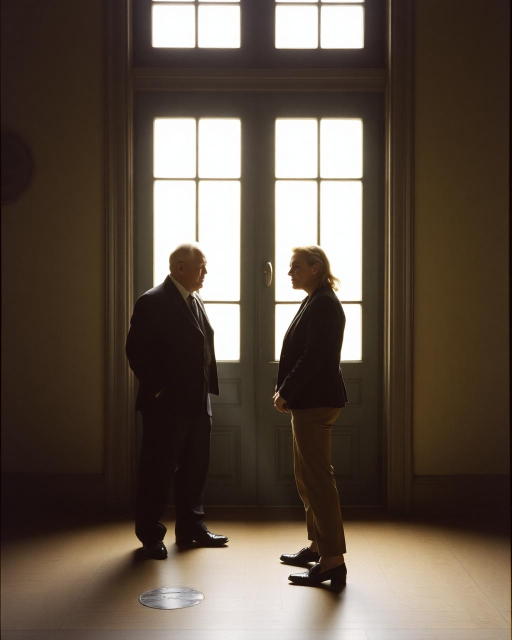
#> input picture client-2/src/assets/frame-window.jpg, 1024 x 1280 px (shown at 1/2 size)
$ python test_face_concurrency.py
#> lines starting #> are read from the running program, lines starting #| are printed output that depends on the picture
### ai_engine.py
"""Pretrained-only photo analysis: saliency -> AR reframe guide, CLIP ->
film-stock suggestion, CLIP + a linear head -> aesthetic score. No training,
nothing fine-tuned here -- every number below comes from a public checkpoint.

Two entry points, and the difference between them is persistence, not
computation. analyze() is the post-capture path: its aesthetic_score is
written to the replicated event log. preview() is the live-viewfinder
path used for guidance before the shutter (subject box, crop rectangle,
film-stock recommendation) -- it computes strictly more but writes
nothing, because it runs every couple of seconds against a frame nobody
has shot yet. See main.py's /analyze and /analyze/preview.

Runs on the same tier as worker.py: compute-heavy, tolerates seconds of
latency, offloaded to a thread per call (see main.py's /analyze handler) so
it never blocks this node's asyncio loop -- gossip and raft both depend on
that loop staying responsive on a tight (50ms) schedule.

Models used (all downloaded on first use into MODEL_DIR, then cached --
nothing is committed to the repo, see the .gitignore entry for models/):

1. Saliency: cv2.saliency.StaticSaliencySpectralResidual -- classical CV,
   ships inside opencv-contrib-python, no download, no learned weights.

2 & 4. CLIP ViT-B/32, exported to ONNX (opset int8-quantized) by Xenova
   from openai/clip-vit-base-patch32:
   https://huggingface.co/Xenova/clip-vit-base-patch32
   (onnx/vision_model_quantized.onnx ~89MB, onnx/text_model_quantized.onnx
   ~65MB, tokenizer.json). Quantized rather than fp32 (~352MB+254MB) to
   keep the edge-node footprint reasonable -- still the same pretrained
   OpenAI CLIP weights, just int8.

4. Aesthetic score: LAION's "aesthetic-predictor" v1, the ViT-B/32 linear
   head (nn.Linear(512, 1), trained on Simulacra Aesthetic Captions):
   https://github.com/LAION-AI/aesthetic-predictor
   (sa_0_4_vit_b_32_linear.pth, ~3KB). This is the *original* aesthetic-
   predictor repo, not the more commonly cited "improved-aesthetic-
   predictor" -- that one only ships ViT-L/14 (768-dim) heads, incompatible
   with our ViT-B/32 (512-dim) embeddings. The .pth is PyTorch's zip
   checkpoint format; rather than pull in torch as a runtime dependency to
   read one Linear layer, _load_aesthetic_head() reads the two raw float32
   buffers straight out of the zip (shapes (1,512) weight + (1,) bias are
   fixed by the checkpoint's own definition, see the repo's README) --
   verified byte-for-byte equivalent to torch.load() during development.
"""

import io
import os
import threading
from functools import lru_cache

import cv2
import httpx
import numpy as np
from PIL import Image

MODEL_DIR = os.getenv("MODEL_DIR", os.path.join(os.path.dirname(os.path.abspath(__file__)), "models"))
CLIP_BASE = "https://huggingface.co/Xenova/clip-vit-base-patch32/resolve/main"
AESTHETIC_URL = "https://raw.githubusercontent.com/LAION-AI/aesthetic-predictor/main/sa_0_4_vit_b_32_linear.pth"
# YuNet face detector (OpenCV Zoo, ~230KB). Note the media.githubusercontent
# host: opencv_zoo stores model weights in Git LFS, and the ordinary raw.
# host returns a 131-byte LFS *pointer* that loads as a corrupt model.
FACE_MODEL_URL = (
    "https://media.githubusercontent.com/media/opencv/opencv_zoo/main/"
    "models/face_detection_yunet/face_detection_yunet_2023mar.onnx"
)

CLIP_IMAGE_MEAN = np.array([0.48145466, 0.4578275, 0.40821073], dtype=np.float32)
CLIP_IMAGE_STD = np.array([0.26862954, 0.26130258, 0.27577711], dtype=np.float32)
CLIP_IMAGE_SIZE = 224
CLIP_MAX_TOKENS = 77
CLIP_BOS_ID = 49406
CLIP_EOS_ID = 49407  # also used as the pad id, matching the HF tokenizer config

# One entry per film stock the guest UI actually offers. These keys are
# what /analyze returns as suggested_filter, and client-2's film strip
# (src/guest/data.ts) matches on them -- so the keys are a contract
# between the two, don't rename one side alone.
#
# `name` lives here rather than on the client because compose_reason()
# below builds one whole sentence mentioning the stock; splitting that
# sentence across the wire to keep the name client-side would be worse
# than the small duplication. The client owns presentation (`note`, strip
# order); this owns the canonical key, the CLIP prompt, and the copy.
#
# `prompts` describe the stock's *visual character*, not its name -- CLIP
# scores an image against what a photo taken on that stock looks like,
# and "Kodak Portra 400" as a bare string is a much weaker signal than a
# description of warm, soft, natural-skin-toned light.
#
# Several short prompts per stock rather than one long one, averaged in
# _film_stock_text_embeddings(). This is CLIP's own zero-shot recipe (the
# reference implementation ensembles 80 templates per class) and it's not
# cosmetic here: with one hand-written prompt each, a single stock won
# all 18 reference frames including near-black ones, because a long
# prompt full of generic photographic words picks up a constant offset
# that swamps the real per-image signal. Keep new prompts short and
# comparable in specificity for the same reason.
FILM_STOCKS = {
    "portra_400": {
        "name": "Portra 400",
        "prompts": [
            "a soft warm portrait photograph with natural skin tones",
            "a gentle muted color photograph of people in candlelight",
            "a low contrast portrait with creamy pastel colors",
        ],
        "why": "holds skin warm and the colors gentle",
    },
    "cinestill_800t": {
        "name": "Cinestill 800T",
        "prompts": [
            "a night photograph under tungsten street lights",
            "red halation glowing around bright lights at night",
            "a neon lit city street at night with cool blue shadows",
        ],
        "why": "lets the lights bloom the way tungsten night film does",
    },
    "tri_x_400": {
        "name": "Tri-X 400",
        "prompts": [
            "a black and white photograph",
            "a monochrome photograph with visible film grain",
            "a high contrast grayscale photograph with deep blacks",
        ],
        "why": "drops the color and leans on contrast and grain",
    },
    "ektar_100": {
        "name": "Ektar 100",
        "prompts": [
            "a bright daylight photograph with vivid saturated colors",
            "a sunny outdoor photograph with a deep blue sky",
            "a crisp colorful landscape in strong sunlight",
        ],
        "why": "pushes the saturation these colors are already reaching for",
    },
    "gold_200": {
        "name": "Gold 200",
        "prompts": [
            "a warm golden sunlit photograph",
            "a nostalgic faded film snapshot",
            "a photograph with warm amber tones at sunset",
        ],
        "why": "adds the warm, faded cast of an old sunlit snapshot",
    },
}


def _download(url: str, dest: str):
    os.makedirs(os.path.dirname(dest), exist_ok=True)
    tmp = dest + ".part"
    with httpx.Client(follow_redirects=True, timeout=120.0) as client:
        with client.stream("GET", url) as r:
            r.raise_for_status()
            with open(tmp, "wb") as f:
                for chunk in r.iter_bytes(chunk_size=1 << 20):
                    f.write(chunk)
    os.replace(tmp, dest)


def _cached(filename: str, url: str) -> str:
    path = os.path.join(MODEL_DIR, filename)
    if not os.path.exists(path):
        _download(url, path)
    return path


# [85 lines left out: functions _vision_session, _text_session, _tokenizer, _aesthetic_head, _film_stock_text_embeddings, _preprocess_image and 1 more, not called in this run]


# ---- step 1+2: saliency -> subject centroid -> rule-of-thirds AR guide ----

WELL_COMPOSED_EPS = 0.03  # normalized fraction of width/height


SUBJECT_TOP_PCT = 97.0      # keep only the top few % of saliency mass
SUBJECT_BLUR_DIV = 40.0     # blur sigma = max(w, h) / this
SUBJECT_BOX_SD = 1.2        # box half-width, in weighted standard deviations
# Spread above this (as a fraction of the frame) means "no single subject".
# 0.289 is the standard deviation of a *uniform* distribution over the frame,
# so this threshold sits just above "saliency is scattered everywhere" -- it
# rejects only genuinely diffuse scenes rather than being a taste knob.
# Measured: fires on 12 of 18 real reference frames. Raising it to 0.40 would
# pass 16/18 but, being well past uniform, would effectively never reject
# anything, including a textureless wall.
SUBJECT_DIFFUSE_MAX = 0.30


FACE_SCORE_MIN = 0.6      # YuNet confidence floor
FACE_MIN_WIDTH = 0.04     # ignore faces narrower than this fraction of the frame
FACE_GROUP_RATIO = 0.25   # keep faces at least this fraction of the largest one's area


# The face models are single shared instances that are NOT safe to call from
# two threads at once, and this process genuinely does. main.py runs both
# ai_engine.analyze (a full-resolution capture) and ai_engine.preview (a 224px
# viewfinder frame) on asyncio.to_thread, and PREVIEW_CONCURRENCY allows two
# previews at a time -- client-2 posts /analyze the moment a photo syncs, while
# the capture screen's 1.5s preview loop is still running, so the two overlap
# in ordinary use rather than under some contrived load.
#
# Measured with two threads, 150 iterations each (see test_face_concurrency.py):
# different frame sizes threw "Unknown C++ exception from OpenCV code" on the
# very first iteration, and even identical sizes hit "(-215:Assertion failed)
# buf.shape() == m.shape() in forwardGraph" -- and once in 150 runs returned
# *zero* faces for a frame that has two. The crash is the good outcome. The
# quiet empty result is the dangerous one: no faces is exactly the signal that
# means "fall back to saliency", so a corrupted read is indistinguishable from
# a real answer, which is the failure this whole face-first path exists to
# avoid.
#
# A lock rather than thread-local detectors: detection is ~3ms against a ~70ms
# preview frame, so serializing costs nothing measurable, whereas per-thread
# instances would build one net for every thread in the default pool -- and
# applied to the 3.7MB landmarker below, that multiplies. Holding the lock
# across construction too means two cold threads can't race on downloading the
# same file to the same path. Separate locks for detector and mesh so one
# thread's landmark pass doesn't block another thread's detection.
_FACE_DET_LOCK = threading.Lock()
_FACE_MESH_LOCK = threading.Lock()


@lru_cache(maxsize=1)
def _face_detector():
    path = _cached("face_detection_yunet_2023mar.onnx", FACE_MODEL_URL)
    # Input size is set per-frame in _detect_faces; (320, 320) is just a
    # placeholder so the net can be constructed once and reused.
    return cv2.FaceDetectorYN.create(path, "", (320, 320), FACE_SCORE_MIN, 0.3, 5000)


def _detect_faces(bgr: np.ndarray) -> list[np.ndarray]:
    """Raw YuNet rows, largest face first. Empty when there are none --
    the common case for a room, a table, a view, so this must stay a cheap
    early-out rather than something callers depend on.

    Each row is 15 floats: x, y, w, h, then five landmarks as (x, y) pairs
    in this order -- right eye, left eye, nose tip, right mouth corner,
    left mouth corner -- then the confidence score. "Right" is the
    subject's right, which appears on the *left* of the image."""
    h, w = bgr.shape[:2]
    # setInputSize and detect are one critical section, not two: the input
    # size is state on the shared detector, so another thread setting its own
    # size in between would have this frame decoded against the wrong priors.
    with _FACE_DET_LOCK:
        det = _face_detector()
        det.setInputSize((w, h))
        ok, faces = det.detect(bgr)
    if not ok or faces is None or len(faces) == 0:
        return []
    rows = [f for f in faces if float(f[2]) / w >= FACE_MIN_WIDTH]
    rows.sort(key=lambda f: float(f[2]) * float(f[3]), reverse=True)
    return rows


def _box_of(f: np.ndarray, w: int, h: int) -> tuple[float, float, float, float]:
    fx, fy, fw, fh = float(f[0]), float(f[1]), float(f[2]), float(f[3])
    return (max(0.0, fx), max(0.0, fy), min(float(w), fx + fw), min(float(h), fy + fh))


# Head tilt beyond this is worth mentioning. Validated by rotating a real
# face through known angles: reported roll tracks the rotation to within
# ~0.3-1.5 degrees out to +/-10, degrading to ~5 degrees at +/-20 as
# landmark localisation gets harder on a rotated face. Comfortably inside
# what this threshold needs.
LEVEL_ROLL_DEG = 7.0

# Nose offset from the eye midpoint, as a fraction of interocular distance.
# Deliberately loose: this is a coarse proxy for yaw, not a pose estimate,
# and on the one real face available for checking, a roughly-frontal
# portrait already measured 0.25 -- so a tighter bound flags people who are
# looking straight at the camera. Reported as data, but not surfaced as an
# instruction in the UI, because "turned away" has not been validated
# across enough faces to be worth telling a guest.
FRONTAL_YAW_MAX = 0.35


FACE_MESH_URL = (
    "https://storage.googleapis.com/mediapipe-models/face_landmarker/"
    "face_landmarker/float16/1/face_landmarker.task"
)
BLINK_SCORE = 0.5   # blendshape midpoint; open eyes measure ~0.003
SMILE_SCORE = 0.35  # deliberately below the midpoint -- a polite half-smile counts


# [221 lines left out: functions _face_landmarker, face_expression, face_pose, _face_subject, find_subject, _saliency_subject, not called in this run]


def _saliency_centroid(bgr: np.ndarray) -> tuple[float, float]:
    cx, cy, _, _ = _saliency_subject(bgr)
    return cx, cy


_OPPOSITE = {"left": "right", "right": "left", "up": "down", "down": "up", "centered": "centered"}


# [57 lines left out: functions _strength, compute_ar_guide, not called in this run]


# ---- reframe: a crop rectangle + how much tighter it is ----

SUBJECT_SHARE = 0.38       # subject's long edge should fill this much of the crop
FACE_SUBJECT_SHARE = 0.20  # a face box is just the head -- leave room for shoulders
MAX_ZOOM = 4.0         # never recommend a crop tighter than this
MIN_USEFUL_ZOOM = 1.15  # below this the crop isn't worth telling anyone about


# [62 lines left out: function compute_reframe, not called in this run]


# ---- scene colour, for the recommendation sentence ----

# OpenCV hue is 0-179, and red wraps around both ends of that range.
_HUE_BANDS = [
    (0, 10, "red"), (10, 22, "orange"), (22, 33, "yellow"), (33, 78, "green"),
    (78, 100, "cyan"), (100, 130, "blue"), (130, 157, "purple"), (157, 180, "red"),
]


# [45 lines left out: function describe_scene, not called in this run]


def _join(words: list[str]) -> str:
    return words[0] if len(words) == 1 else f"{words[0]} and {words[1]}"


# [32 lines left out: function compose_reason, not called in this run]


# ---- step 3: CLIP filter suggestion ----

# Margin (top score minus runner-up) below which the two are a tie in all
# but name. Measured, not guessed: across the reference frames, genuine
# picks separate by 0.01-0.06 while coin-flips sit under 0.005. The UI
# must not render a 0.0009 margin in the same confident voice as a 0.05
# one -- see compose_reason().
CONFIDENT_MARGIN = 0.01


# [113 lines left out: functions suggest_filter, score_aesthetic, analyze, preview, warmup, not called in this run]

### test_face_concurrency.py
"""Face detection must survive being called from two threads at once.

Pure in-process test -- it imports ai_engine directly and starts no nodes,
so unlike every other test_*.py here it does NOT need ports 8001-8003 or
the node*.db files, and is safe to run against a live demo cluster. (It
does need ./models/ populated; a cold run downloads them.)

Why this exists. ai_engine caches one FaceDetectorYN and one MediaPipe
FaceLandmarker for the whole process, and main.py hands both /analyze and
/analyze/preview to asyncio.to_thread with PREVIEW_CONCURRENCY previews
allowed at once. client-2 posts /analyze the moment a photo syncs while
the capture screen's preview loop is still ticking, so two threads inside
the detector is ordinary behaviour, not a stress case.

Before the locks in ai_engine.py, this reproduced two distinct failures:

  * different frame sizes -- "Unknown C++ exception from OpenCV code",
    on the first iteration, every time.
  * identical frame sizes -- "(-215:Assertion failed) buf.shape() ==
    m.shape() in function 'forwardGraph'", and separately a run that
    returned zero faces for a frame containing two.

That last one is the reason this test asserts on *results* and not only on
the absence of exceptions. An empty detection is not an obvious failure --
it is exactly the signal find_subject() reads as "no face here, use
saliency", so a corrupted read is silently indistinguishable from a real
answer, and the guest gets a confident box around the wrong thing.
"""

import io
import os
import sys
import threading

import cv2
import numpy as np
from PIL import Image

import ai_engine

# A committed asset rather than a synthetic image: this needs real faces to
# be able to notice a detection going quietly empty, and a drawn one won't
# reliably produce any. Two people against a bright window -- also the frame
# where face-first beats saliency most clearly.
FIXTURE = os.path.join("client-2", "src", "assets", "frame-window.jpg")

ITERATIONS = 150


def frame(edge: int) -> np.ndarray:
    """The fixture at a given long edge, JPEG'd the way capture.tsx sends it."""
#> called with edge = 224
    img = Image.open(FIXTURE).convert("RGB")
#> img is the input picture: PIL image 1024x1280 RGB; mean R, G, B 94.5, 81.4, 69.8
    w, h = img.size
#> w = 1024; h = 1280
    s = edge / max(w, h)
#> s = 0.175
    img = img.resize((max(1, round(w * s)), max(1, round(h * s))), Image.LANCZOS)
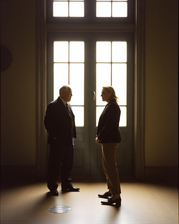
#> img: PIL image 179x224 RGB; mean R, G, B 94.4, 81.3, 69.7
    buf = io.BytesIO()
    img.save(buf, "JPEG", quality=80)
    out = Image.open(io.BytesIO(buf.getvalue()))
    out.load()
    return cv2.cvtColor(np.asarray(out.convert("RGB")), cv2.COLOR_RGB2BGR)


# [47 lines left out: functions same, hammer, run_pair, not called in this run]


def main() -> None:
    if not os.path.exists(FIXTURE):
        print(f"missing fixture {FIXTURE} -- run this from the repo root")
        sys.exit(2)

    small, large = frame(224), frame(1280)
    print(f"fixture {FIXTURE}")
    print(f"  224px  -> {len(ai_engine._detect_faces(small))} face(s)")
    print(f"  1280px -> {len(ai_engine._detect_faces(large))} face(s)")

    # The real pairing: /analyze sends a full capture while /analyze/preview
    # sends a 224px viewfinder frame. Different sizes, so the shared
    # detector's input size is contended as well as its buffers.
    mixed = run_pair("mixed sizes (/analyze alongside /analyze/preview)", large, small)
    # Two guests previewing on one node: same size, so only the internal
    # buffers are contended. This one still failed before the fix.
    equal = run_pair("identical sizes (two guests previewing at once)", small, frame(224))

    if mixed and equal:
        print("\nOK -- concurrent detection is consistent with single-threaded results")
    else:
        print("\nFAILED -- the shared face detector is not concurrency-safe")
        sys.exit(1)


if __name__ == "__main__":
#> (the run stopped early here; a loop or call above may not have finished)

$ run again, with client-2/src/assets/frame-dancefloor.jpg copied over client-2/src/assets/frame-window.jpg
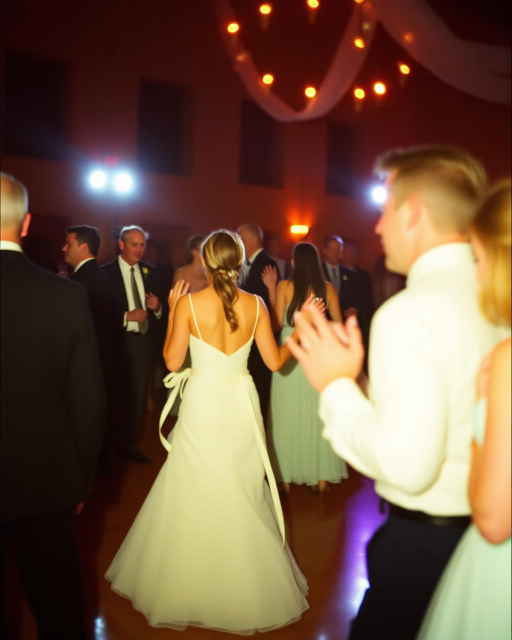
#> input picture client-2/src/assets/frame-dancefloor.jpg, 1024 x 1280 px (shown at 1/2 size)
#> in frame, img is the input picture: PIL image 1024x1280 RGB; mean R, G, B 114.3, 86.2, 65.2
#> in frame, `img = img.resize((max(1, round(w * s)), max(1, round(h * s))), Image.L..`:
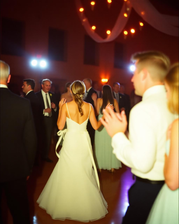
#> img: PIL image 179x224 RGB; mean R, G, B 114.4, 86.2, 65.2
#> in frame, `out = Image.open(io.BytesIO(buf.getvalue()))`:
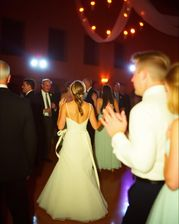
#> out: PIL image 179x224 RGB; mean R, G, B 114.2, 86.2, 65.4
#> out: PIL image 1024x1280 RGB
